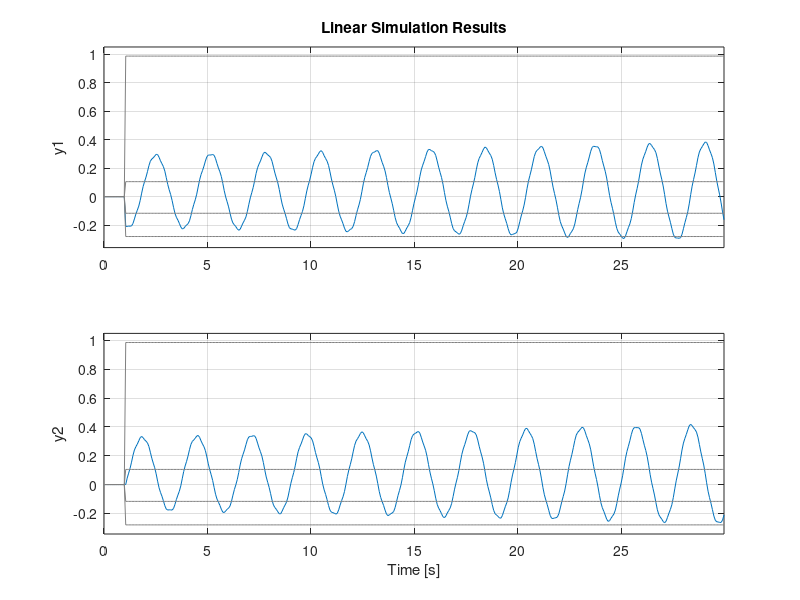

Write MATLAB code to recreate this figure.
clear; clc; cla
%Constantes que se toman al principio del texto
fb=50; %frecuencia base
wb=2*pi*fb;%fercuencia angular base
Xm=3.95279;
Rs=0.0048; %resistencia del estator
Rr=0.00549; %resistencia del rotor
Tm = 0.8064; %torque mecanico
Xrr=0.02; %reactancia de magnetizaciï¿½na
Xss=0.09241;


s=-0.0055; %s de cada network





%condiciones
wr=1.29; %velocidad angular del rotor
ids=-0.151; %ids de cada caso
iqs=0.959; %iqs de cada caso
idr=0.096; %idr de cada caso
iqr=1.024; %iqr de cada caso
a=-0.1169; %Vds de cada caso
b=0.986; %Vqs de cada caso
c=0.105; %Vdr de cada caso
d=-0.28; %Vqr de cada caso


%variables dependientes

ws= wr/(s-1);%velocidad angular del estator
alpha1=(Xss*Xrr)-(s*(Xm)^2);
alpha2=Xm^2-s*Xss*Xrr;
Bs=Xm*Xss*(1-s);
Br=Xm*Xrr*(1-s);
o=(1-Xm^2)/(Xss*Xrr);
H=wb/(Xss*Xrr*o);

%matrices
A=H*[-Rs*Xrr,alpha1*ws,-Rr*Xm,-Br*ws;-alpha1*ws, -Rs*Xrr,Br*ws,-Rr*Xm;-Rs*Xm,Bs*ws,-Rr*Xss,-alpha2*ws;-Bs*ws,-Rs*Xm,alpha2*ws,-Rr*Xss];
B=H*[-Xrr,0,Xm,0;0,-Xrr,0,Xm;-Xm,0,Xss,0;0,-Xm,0,Xss];
C=[0,0,1,0;0,0,0,1];
D=0;

dt = 0.07;

F=ss(A,B,C,D);
t=0:dt:30;
%las entrdas cambian por caso
Vds=(a*(t>=1));%entradas
Vqs=(b*(t>=1));
Vdr=(c*(t>=1));
Vqr=(d*(t>=1));



u=[Vds;Vqs;Vdr;Vqr];
lsim(F,u,t)
y=F
%salidas
%idr
y1=y(1,:);
%iqr
y2=y(2,:);
[A,B,C,D]=ssdata(F);
transfer=tf(F);
